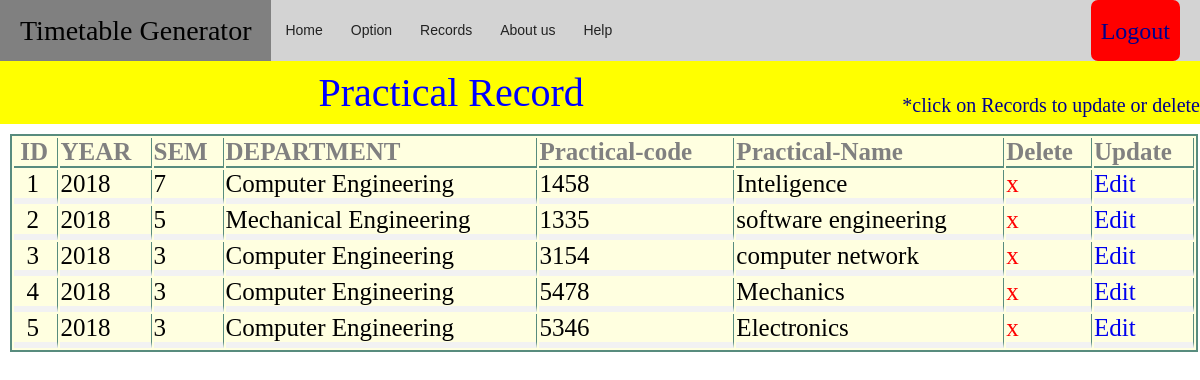
The app's page /practicalRecord.php with its own data.
### tables this page shows
CREATE TABLE `course` (
  `id` int(11) NOT NULL,
  `year` int(11) NOT NULL,
  `sem` int(11) NOT NULL,
  `dept` varchar(22) NOT NULL,
  `sub_code` int(11) NOT NULL,
  `sub_name` varchar(44) NOT NULL,
  `status` tinyint(1) NOT NULL
);

### practicalRecord.php (the view, shortened to what this page needs)
<!DOCTYPE html>
<html>
<head>
	<link rel="stylesheet" type="text/css" href="alldesign.css">
</head>
<body>
	<nav>
		<p>Timetable Generator</p>
		<ul>
			<li><a href="main.php">Home</a></li>
			<li><a href="#">Option</a>
			<li><a href="#">Records</a>
			</li>
			<li><a href="about.html">About us</a></li>
			<li>
				<a href="#">Help</a>
			</li>
		</ul>
		<div>
			<a href="login.php" style="font-family: timesnewroman;">Logout</a>
		</div>
	</nav>
		<div align="Center" class="disp">
			Practical Record
			<span class="sp">*click on Records to update or delete</span>
		</div>
		<?php
			include("..\almost\DBConnection.php");
			$query = "SELECT * FROM course Where status=1";
			$sqldata = mysqli_query($conn,$query) or die('Getting an error');
			echo "<table>";
			echo "<tr><th>&nbsp;ID</th><th>YEAR</th><th>SEM</th><th>DEPARTMENT</th><th>Practical-code</th><th>Practical-Name</th><th>Delete</th><th>Update</th></tr>";
			$i=1;
			while($row = mysqli_fetch_array($sqldata,MYSQLI_ASSOC)) {
					echo "<tr><td>";
					echo "&nbsp;&nbsp;".$i;
					echo "</td><td>";
					echo $row['year'];
					echo "</td><td>";
					echo $row['sem'];
					echo "</td><td>";
					echo $row['dept'];
					echo "</td><td>";
					echo $row['sub_code'];
					echo "</td><td>";
					echo $row['sub_name'];
					echo "</td><td>";
					echo "<a href='deletePractical.php?id=$row[id]' onclick='return checkDelete()' style='color: red;'>x</a>";
					echo "</td><td>";
					echo "<a href='editPractical.php?id=$row[id]&branch=$row[dept]&year=$row[year]&sem=$row[sem]&subcode=$row[sub_code]&subname=$row[sub_name]'>Edit</a>";
					echo "</td></tr>";
					$i++;
			}
			echo "</table>";
		?>
	</body>
	</html>

### alldesign.css (style rules this page uses)
* { margin: 0; padding: 0; }
body { background-image: url(img/tt5.jpeg); background-size: auto; }
nav { background-color: lightgray; border-right: 2px; border-bottom: 4px; width: 100; height: 61px; }
nav p { background-color: gray; color: black; font-size: 28px; line-height: 60px; float: left; padding: 1px 20px 0px 20px; }
nav ul { background-color: lightgray; float: left; }
nav ul li { float: left; list-style: none; position: relative; }
nav ul li a { display: block; font-family: arial; color: #222; font-size: 14px; padding: 22px 14px; text-decoration: none; }
nav div a { font-size: 24px; margin-right: 20px; padding: 1px 10px 0px 10px; background-color: red; color: darkblue; }
div a { align-self: center; float: right; color: white; background-color: green; padding: 30px 70px; border-radius: 7px; text-decoration: none; font-size: 28px; line-height: 60px; }

### practicalRecord.php (style rules this page uses)
body { background-image: none; }
.disp { color: blue; font-style: TimesNewRoman; font-size: 40px; background-color: yellow; padding-top: 8px; padding-bottom: 8px; }
.sp { color: darkblue; float: right; font-size: 20px; padding-top: 25px; }
table { margin: 10px; border: 2px solid #588c7e; background-color: lightyellow; font-size: 25px; width: 99%; text-align: left; }
th { border-right: .7px solid #588c7e; border-bottom: 2px solid #588c7e; color: gray; }
td { border-bottom: 6px solid #f2f2f2; border-right: .7px solid #588c7e; }
td a { text-decoration: none; }

### records on screen
course: year "2018", sem "7", dept "Computer Engineering", sub_code "1458", sub_name "Inteligence"
course: year "2018", sem "5", dept "Mechanical Engineering", sub_code "1335", sub_name "software engineering"
course: year "2018", sem "3", dept "Computer Engineering", sub_code "3154", sub_name "computer network"
course: year "2018", sem "3", dept "Computer Engineering", sub_code "5478", sub_name "Mechanics"
course: year "2018", sem "3", dept "Computer Engineering", sub_code "5346", sub_name "Electronics"
